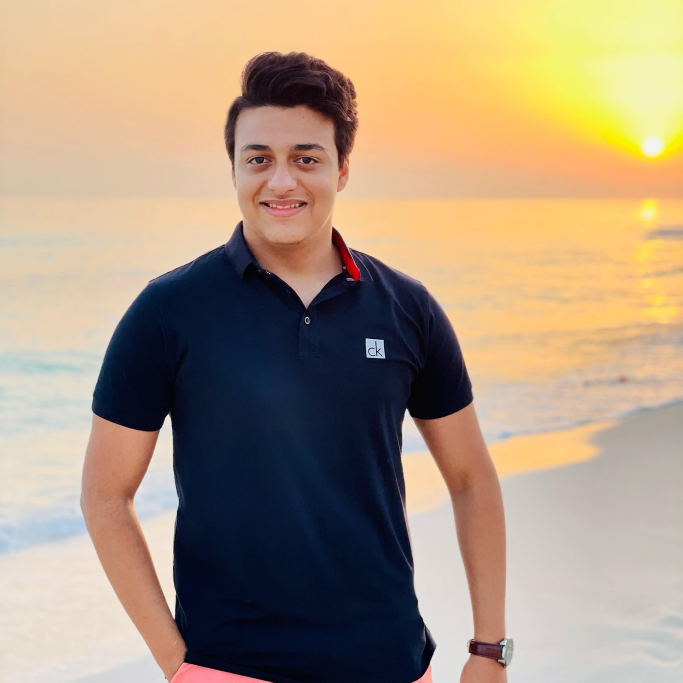
#> input picture img1.jpg, 2048 x 2048 px (shown at 1/3 size)
$ python task1.py
#> lines starting #> are read from the running program, lines starting #| are printed output that depends on the picture
import numpy as np
import cv2 as cv
import matplotlib.pyplot as plt

image1 = cv.imread('img1.jpg', 0)
#> image1: shape (2048, 2048); min 0, max 250, mean 154.2
image1 = cv.resize(image1,(400,400))
#> image1: shape (400, 400)
print(image1)
#> (printed output is left out)
image4 = cv.imread('img2.jpg', 0)
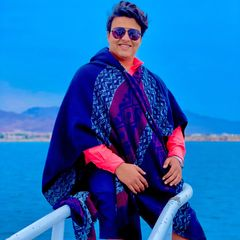
#> input picture img2.jpg, 240 x 240 px
#> image4: shape (240, 240); min 0, max 234, mean 90.4
image4 = cv.resize(image4,(400,400))
#> image4: shape (400, 400)
print(image4)
#> (printed output is left out)
image3 = cv.imread('img3.jfif', 0)
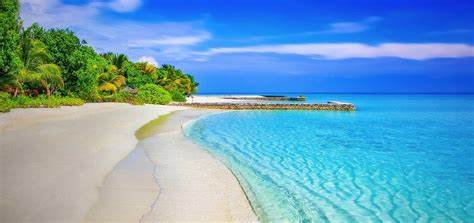
#> input picture img3.jfif, 474 x 223 px
#> image3: shape (223, 474); min 0, max 255, mean 149.1
image3 = cv.resize(image3,(400,400))
#> image3: shape (400, 400)
print(image3)
#> (printed output is left out)
image2 = cv.imread('img4.jfif', 0)
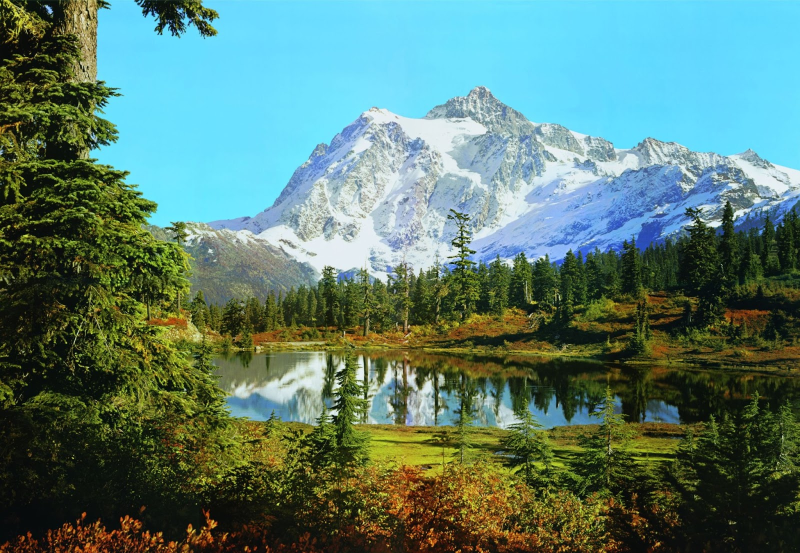
#> input picture img4.jfif, 1600 x 1106 px (shown at 1/2 size)
#> image2: shape (1106, 1600); min 0, max 248, mean 111.9
image2 = cv.resize(image2,(400,400))
#> image2: shape (400, 400)
print(image2)
#> (printed output is left out)
image5 = cv.imread('R.jpg', 0)
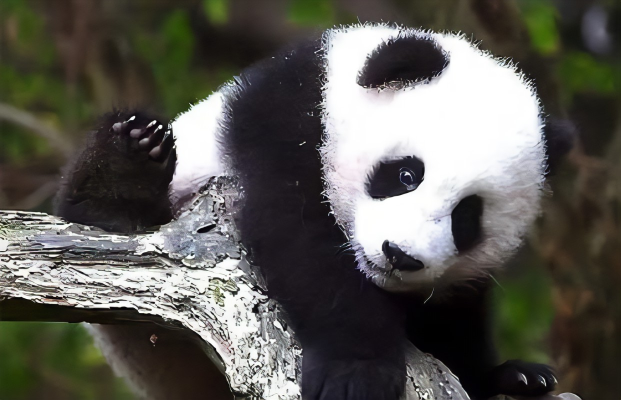
#> input picture R.jpg, 1242 x 800 px (shown at 1/2 size)
#> image5: shape (800, 1242); min 0, max 255, mean 89.9
image6 = cv.imread('debo.jpeg', 0)
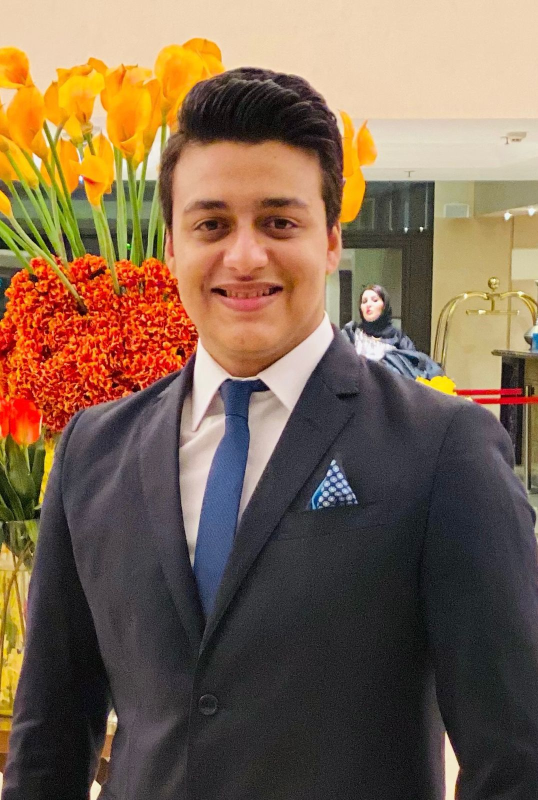
#> input picture debo.jpeg, 1076 x 1600 px (shown at 1/2 size)
#> image6: shape (1600, 1076); min 0, max 255, mean 106.4
image7 = cv.imread('kernel.png',0)
def displayImage(img):
    plt.imshow(img, cmap='gray')
    plt.show()

def task1(img1, img2, img3, img4):

    imageA = np.concatenate((img1, img2), axis=1)
    imageB = np.concatenate((img3, img4), axis=1)
    imageC = np.concatenate((imageA, imageB), axis=0)
    displayImage(imageC)


task1(image1, image2, image3, image4)

def task3(img5):
    pixel = int(input("Enter The Required Pixel: "))
#> the answer given: 3
    img5[img5 < pixel] = 0
    plt.imshow(img5,cmap='gray')
    plt.show()


task3(image5)

ret,thresh1 = cv.threshold(image5,100,255,cv.THRESH_TOZERO)
def displayImage(img):
    plt.imshow(img, cmap='gray')
    plt.show()
#displayImage(thresh1)

def task4(img6):
    blurred_debo = cv.GaussianBlur(img6, (5, 5), 0)    #low pass
    displayImage(blurred_debo)
    sharpen_debo= img6-blurred_debo   #high pass
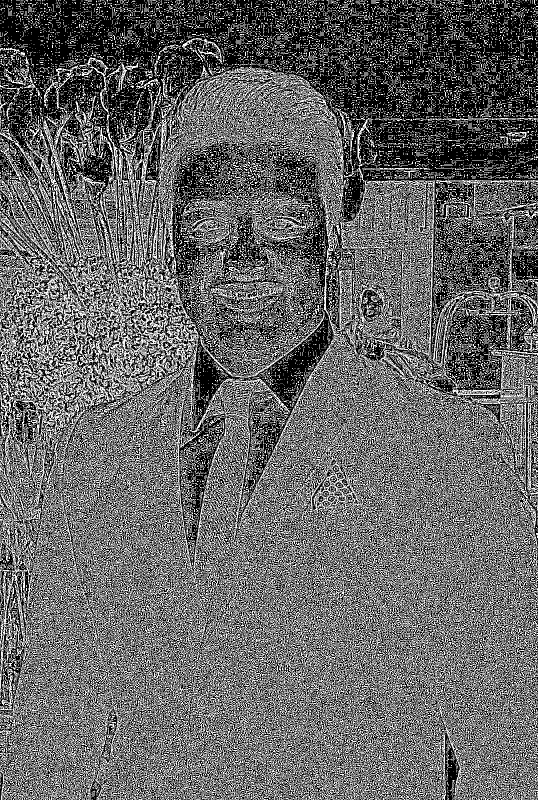
#> sharpen_debo: shape (1600, 1076) (shown at 1/2 size); min 0, max 255, mean 102.3
    displayImage(sharpen_debo)
    canny_edges = cv.Canny(image=blurred_debo, threshold1=100, threshold2=200)  #high pass
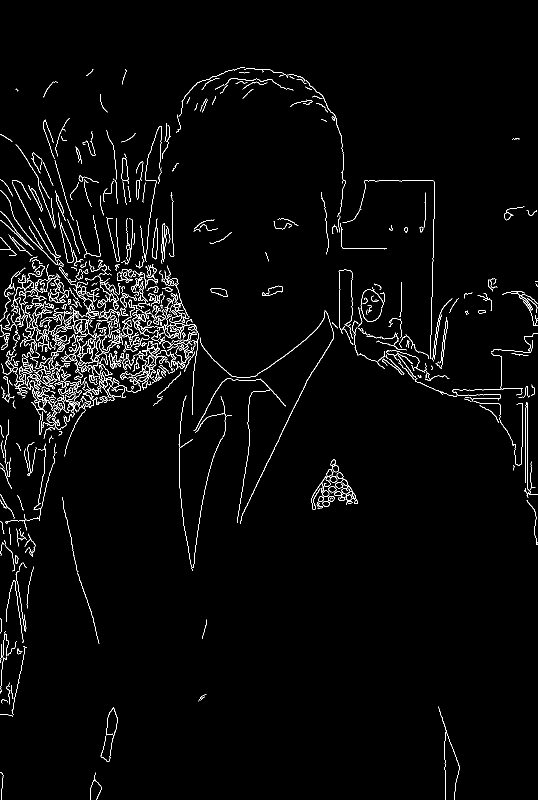
#> canny_edges: shape (1600, 1076) (shown at 1/2 size); 2.5% white in thin lines or dots
    displayImage(canny_edges)
task4(image6)


def task5(img7):
#> (the run stopped early here; a loop or call above may not have finished)
